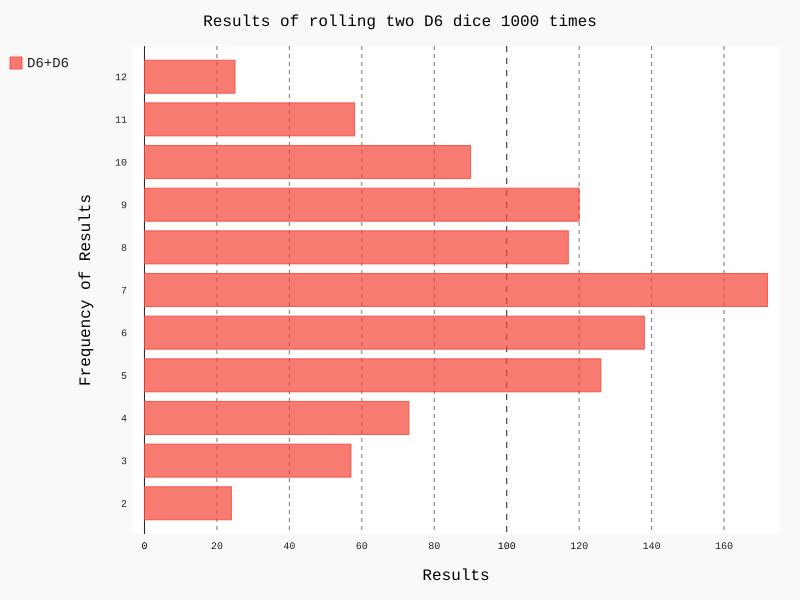

Write Python code to recreate this figure.
# -*- coding: utf-8 -*-
# @Author       : tongyuze
# @Date & Time  : 2019/4/3 21:46
# @FileName     : dice_visual.py
# @Software     : PyCharm
# --------------
import pygal
import die

die_1 = die.Die()
die_2 = die.Die()

results = []
for roll_num in range(1000):
    result = die_1.roll() + die_2.roll()
    results.append(result)

frequencies = []
for value in range(2, die_1.num_side + die_2.num_side + 1):
    frequency = results.count(value)
    frequencies.append(frequency)

hist = pygal.HorizontalBar()
hist.title = "Results of rolling two D6 dice 1000 times"
hist.x_title = "Results"
hist.y_title = "Frequency of Results"
hist.x_labels = ['2', '3', '4', '5', '6', '7', '8', '9', '10', '11', '12']

hist.add("D6+D6", frequencies)
hist.render_to_file('dice_visual.svg')
